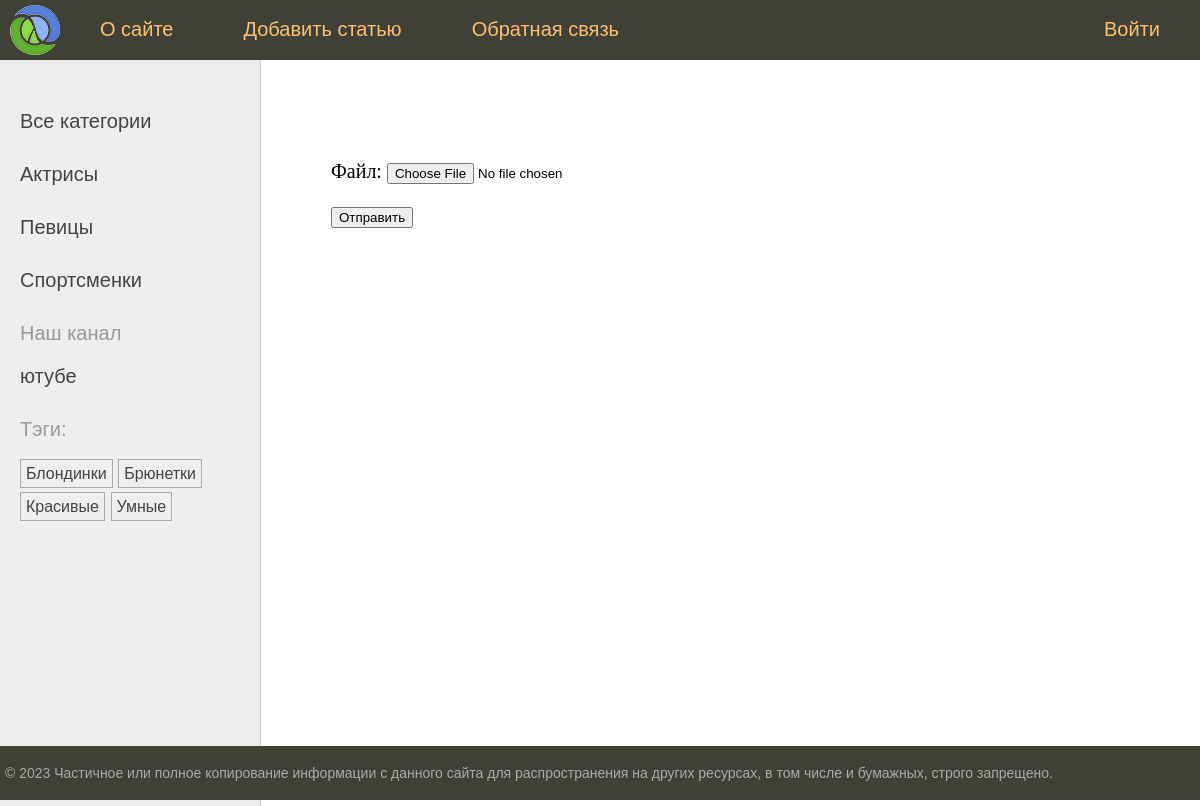
/about, run on the app's committed database.
### women/models.py (models this page shows, shortened)
class Category(models.Model):
    name = models.CharField(max_length=255, db_index=True, verbose_name='Категория')
    slug = models.SlugField(max_length=255, unique=True, db_index=True, verbose_name='Слаг')
    class Meta:
        verbose_name = 'Категория'
        verbose_name_plural = 'Категории'
    def get_absolute_url(self):
        return reverse('category', kwargs={'cat_slug': self.slug})

class TagPost(models.Model):
    tag = models.CharField(max_length=255, db_index=True)
    slug = models.SlugField(max_length=255, unique=True, db_index=True)
    class Meta:
        verbose_name = 'Тэг'
        verbose_name_plural = 'Тэги'
    def get_absolute_url(self):
        return reverse('tag', kwargs={'tag_slug': self.slug})

### women/views.py (the view)
# urls.py: path('about', views.about, name='about'),
def about(request):
    if request.method == 'POST':
        form = UploadFileForm(request.POST, request.FILES)
        if form.is_valid():
            UploadFiles(file=form.cleaned_data['file']).save()
    else:
        form = UploadFileForm()
    data = {'menu': menu,
            'title': 'О сайте',
            'form': form}
    return render(request, 'women/about.html', context=data)

### women/forms.py
class UploadFileForm(forms.Form):
    file = forms.ImageField(label='Файл')

### women/templatetags/women_tags.py (called while the page is built)
@register.inclusion_tag("women/list_categories.html")
def show_categories(cat_selected=0):
    categories = Category.objects.annotate(total_posts=Count('posts_cat')).filter(total_posts__gt=0)
    return {
        "catselected": cat_selected,
        "cats": categories
    }

@register.inclusion_tag("women/list_tags.html")
def show_all_tag():
    return {"tags": TagPost.objects.annotate(total_posts=Count('posts_tag')).filter(total_posts__gt=0)}

### women/templates/women/about.html (shortened to what this page needs)
{% extends 'base.html' %}
{% block content %}
    <form action="" method="post" enctype="multipart/form-data">
        {{ form.as_p }}
        <button type="submit">Отправить</button>
    </form>
{% endblock %}

### templates/base.html (shortened to what this page needs)
{% load static %}
{% load women_tags %}
<!DOCTYPE html>
<html lang="ru">
<head>
    <link type="text/css" href="{% static 'women/css/styles.css' %}" rel="stylesheet"/>
</head>
<body>
<table class="table-page" border=0 cellpadding="0" cellspacing="0">
    <tr>
        <td valign=top>
            {% block mainmenu %}
                <div class="header">
                    <ul id="mainmenu" class="mainmenu">
                        <li class="logo"><a href="{% url 'home' %}">
                            <div class="logo"></div>
                        </a></li>
                        {% for m in menu %}
                            {% if not forloop.last %}
                                <li>{% else %}
                                <li class="last">{% endif %}
                        <a href="{% url m.url %}">{{ m.title }}</a></li>
                        {% endfor %}
                    </ul>
                </div>
            {% endblock mainmenu %}
            <table class="table-content" border=0 cellpadding="0" cellspacing="0">
                <tr>
                    <td valign="top" class="left-chapters">
                        <ul id="leftchapters">
                            {% if catselected == 0 %}
                                <li class="selected">Все категории</li>
                            {% else %}
                                <li class="selected"><a href="{% url 'home' %}">Все категории</a></li>
                            {% endif %}
                            {% show_categories catselected1 %}
                            <li class="shape">
                                <p>Наш канал</p>
                                <a class="share-yt"
                                   href="https://www.youtube.com/channel/UClJzWfGWuGJL2t-3dYKcHTA/playlists"
                                   target="_blank" rel="nofollow">ютубе</a>
                            </li>
                            <li>{% show_all_tag %}</li>
                        </ul>
                    </td>
                    <td valign="top" class="content">
                        <div class="content-text">
                            {% block content %}
                            {% endblock %}
                        </div>
                    </td>
                </tr>
            </table>
        </td>
    </tr>
    <tr>
        <td valign=top>
            <div id="footer">
                <p>&copy; 2023 Частичное или полное копирование информации с данного сайта для распространения на других
                    ресурсах, в том числе и бумажных, строго запрещено.</p>
            </div>
        </td>
    </tr>
</table>
</body>
</html>

### women/templates/women/list_categories.html
{% for cat in cats %}
    {% if catselected == cat.slug %}
        <li class="selected">{{ cat.name }}</li>
    {% else %}
        <li><a href="{{ cat.get_absolute_url }}">{{ cat.name }}</a></li>
    {% endif %}
{% endfor %}

### women/templates/women/list_tags.html
{% if tags %}
    <p>Тэги:</p>
    <ul class="tags-list">
        {% for t in tags %}
            <li><a href="{{ t.get_absolute_url }}">{{ t.tag }}</a></li>
        {% endfor %}
    </ul>
{% endif %}

### data on the page
Category: name "Актрисы"
Category: name "Певицы"
Category: name "Спортсменки"
TagPost: tag "Блондинки"
TagPost: tag "Брюнетки"
TagPost: tag "Красивые"
TagPost: tag "Умные"

### other printed values
{{ m.title }} "О сайте" "Добавить статью" "Обратная связь" "Войти"
